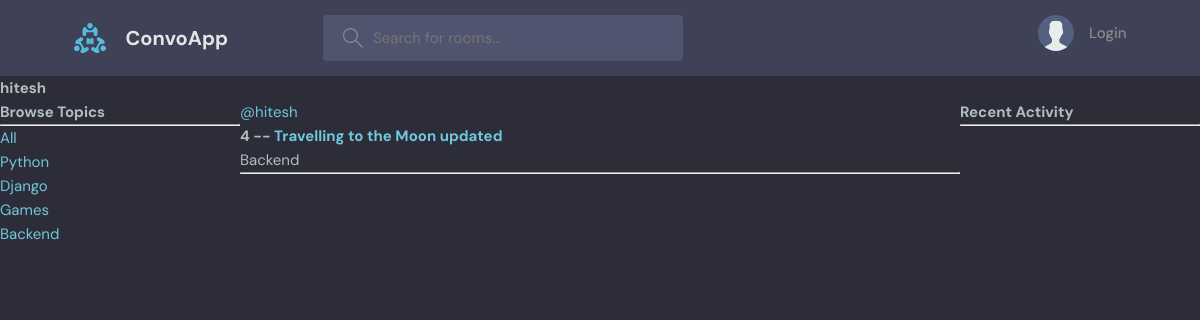
The app's page /profile/2/ with its own data.
### convoapp/models.py (models this page shows, shortened)
class Topic(models.Model):
    name = models.CharField(max_length=200)

class Room(models.Model):
    host = models.ForeignKey(User, on_delete=models.SET_NULL, null=True)
    topic = models.ForeignKey(Topic, on_delete=models.SET_NULL, null=True)
    name = models.CharField(max_length=200)
    description = models.TextField(null=True, blank=True)
    participants = models.ManyToManyField(User, related_name='participants', blank=True)
    updated = models.DateTimeField(auto_now=True)
    created = models.DateTimeField(auto_now_add=True)
    class Meta:
        ordering = ['-updated','-created']

### convoapp/views.py (the view)
# urls.py: path('profile/<str:pk>/', views.userProfile, name='user-profile'),
def userProfile(request,pk):
    user = User.objects.get(id=pk)
    rooms = user.room_set.all()
    room_message = user.message_set.all()
    topics = Topic.objects.all()
    context = {'user':user, 'rooms':rooms,'room_message':room_message,'topics':topics}
    return render(request, 'convoapp/profile.html', context)

### convoapp/templates/convoapp/profile.html (shortened to what this page needs)
{% extends 'main.html' %}
{% block content %}
<h1>{{user.username}}</h1>
<div class='profile-container'>
  <div>
    {% include 'convoapp/topics_component.html' %}
  </div>
  <div>
      {% include 'convoapp/feed_component.html' %}
  </div>
  <div>
    {% include 'convoapp/activity_component.html' %}
  </div>
</div>
{% endblock content %}

### convoapp/templates/convoapp/topics_component.html
<h3>Browse Topics</h3>
    <hr>
    <div>
      <a href="{% url 'home' %}">All</a>
    </div>
    {% for topic in topics %}
    <div>
      <a href="{% url 'home' %}?q={{topic.name}}">{{topic.name}}</a>
    </div>
    {% endfor %}

### convoapp/templates/convoapp/feed_component.html (shortened to what this page needs)
<div>
  {% for room in rooms%}
  <div>
    <a href="{% url 'user-profile' room.host.id %}">@{{room.host.username}}</a>
    <h5> {{room.id}} -- <a href= "{% url 'room' room.id %}">{{room.name}}</a> </h5>
    <small>{{room.topic.name}}</small>
    <hr>
  </div>
  {% endfor %}
</div>

### static/styles/style.css (style rules this page uses)
:root { --color-main: #71c6dd; --color-main-light: #e1f6fb; --color-dark: #3f4156; --color-dark-medium: #51546e; --color-dark-light: #696d97; --color-light: #e5e5e5; --color-gray: #8b8b8b; --color-light-gray: #b2bdbd; --color-bg: #2d2d39; --color-success: #5dd693; --color-error: #fc4b0b; }
* { font-family: "DM Sans", -apple-system, BlinkMacSystemFont, "Segoe UI", Roboto, Oxygen, Ubuntu, Cantarell, "Open Sans", "Helvetica Neue", sans-serif; margin: 0; padding: 0; box-sizing: border-box; text-rendering: optimizeLegibility; font-size: inherit; }
html { font-size: 56.25%; }
@media only screen and (min-width: 1200px) { html { font-size: 62.5%; } }
body { line-height: 1.6; font-weight: 400; font-size: 1.5rem; color: var(--color-light-gray); background-color: var(--color-bg); min-height: 100vh; }
a { display: inline-block; color: var(--color-main); text-decoration: none; }

### convoapp/templates/convoapp/profile.html (style rules this page uses)
.profile-container { display: grid; grid-template-columns: 1fr 3fr 1fr; }

### records on screen
Topic: name "Python"
Topic: name "Django"
Topic: name "Games"
Topic: name "Backend"
Room: host.username "hitesh", id "4", name "Travelling to the Moon updated", topic.name "Backend"

### other values on screen
{{ user.username }} "hitesh"
